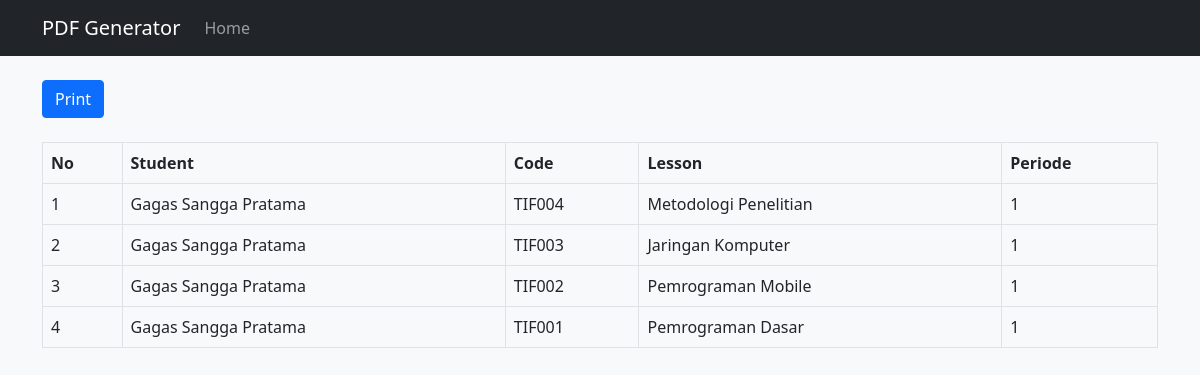
The page / on the database its author committed.
### tables this page shows
CREATE TABLE `lessons` (
  `id` int(11) NOT NULL,
  `student` int(11) NOT NULL,
  `code` varchar(30) NOT NULL,
  `name` varchar(80) NOT NULL,
  `periode` int(11) NOT NULL,
  `created_at` datetime NOT NULL DEFAULT current_timestamp(),
  `updated_at` datetime NOT NULL DEFAULT current_timestamp() ON UPDATE current_timestamp()
);

CREATE TABLE `users` (
  `id` int(11) NOT NULL,
  `name` varchar(80) NOT NULL,
  `created_at` datetime NOT NULL DEFAULT current_timestamp(),
  `updated_at` datetime NOT NULL DEFAULT current_timestamp() ON UPDATE current_timestamp()
);

### application/controllers/Welcome.php (called while the page is built, shortened)
<?php
class Welcome extends CI_Controller {
	public function __construct()
    {
        $this->load->model('welcome_model', 'welcome');
	}
	public function index()
	{
		$data['course'] = $this->welcome->get_course();
		$this->load->view('welcome_message', $data);
	}
}

### index.php (called while the page is built, shortened)
<?php
require_once BASEPATH.'core/CodeIgniter.php';

### application/models/Welcome_model.php (called while the page is built, shortened)
<?php
class Welcome_model extends CI_Model
{
    function get_course()
    {
        return $this->db->query("SELECT lessons.id, lessons.code, lessons.name lesson, lessons.periode, users.name student FROM lessons JOIN users ON lessons.student = users.id ORDER BY lessons.id DESC")->result();
    }
}

### application/views/welcome_message.php (the view, shortened to what this page needs)
<!doctype html>
<html lang="en">
<head>
	<link rel="stylesheet" href="<?= base_url('assets/css/bootstrap.min.css');?>">
	<link rel="stylesheet" href="<?= base_url('assets/css/offcanvas.css');?>">
</head>
<body class="bg-light">
	<nav class="navbar navbar-expand-lg fixed-top navbar-dark bg-dark" aria-label="Main navigation">
		<div class="container">
			<a class="navbar-brand" href="<?= base_url();?>">PDF Generator</a>
			<div class="navbar-collapse offcanvas-collapse" id="navbarsExampleDefault">
				<ul class="navbar-nav me-auto mb-2 mb-lg-0">
					<li class="nav-item active">
						<a class="nav-link" aria-current="page" href="<?= base_url();?>">Home</a>
					</li>
				</ul>
			</div>
		</div>
	</nav>
	<main class="container">
		<div class="pt-4">
			<a href="<?= base_url('index.php/welcome/generate?student=1&periode=1');?>" class="btn btn-primary">Print</a>
			<div class="pt-4">
				<table class="table table-bordered">
					<thead>
						<tr>
							<th class="text-nowrap">No</th>
							<th class="text-nowrap">Student</th>
							<th class="text-nowrap">Code</th>
							<th class="text-nowrap">Lesson</th>
							<th class="text-nowrap">Periode</th>
						</tr>
					</thead>
					<tbody>
						<?php $no = 0; foreach ($course as $data): $no++; ?>
						<tr>
							<td><?= $no;?></td>
							<td><?= $data->student;?></td>
							<td><?= $data->code;?></td>
							<td><?= $data->lesson;?></td>
							<td><?= $data->periode;?></td>
						</tr>
						<?php endforeach;?>
					</tbody>
				</table>
			</div>
		</div>
	</main>
</body>
</html>

### assets/css/offcanvas.css (style rules this page uses)
html, body { overflow-x: hidden; }
body { padding-top: 56px; }

### application/views/welcome_message.php (style rules this page uses)
a { text-decoration:none; }

### rows shown on the page
lessons: users.name "Gagas Sangga Pratama", code "TIF004", name "Metodologi Penelitian", periode "1"
lessons: users.name "Gagas Sangga Pratama", code "TIF003", name "Jaringan Komputer", periode "1"
lessons: users.name "Gagas Sangga Pratama", code "TIF002", name "Pemrograman Mobile", periode "1"
lessons: users.name "Gagas Sangga Pratama", code "TIF001", name "Pemrograman Dasar", periode "1"
